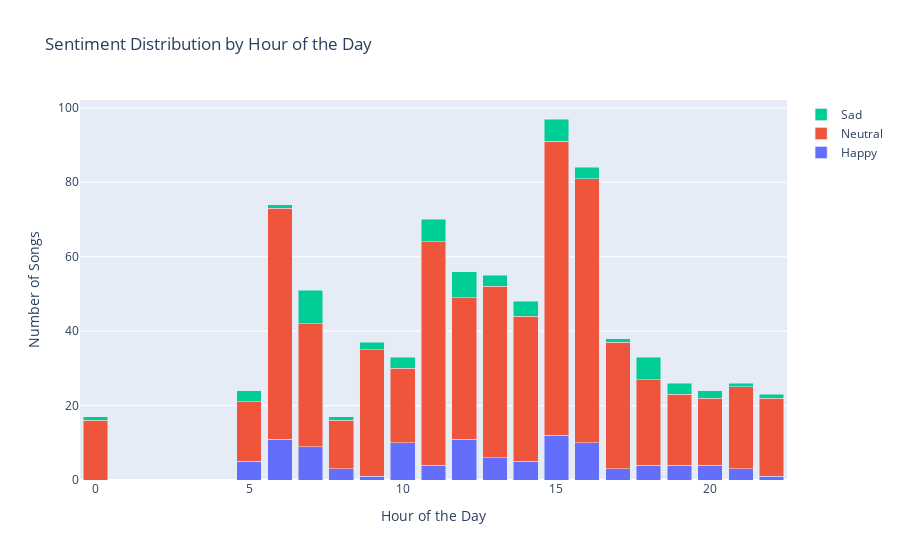

Source (notebook cell):
### Code cell
df_strm['endTime'] = pd.to_datetime(df_strm['endTime'])
df_strm['hour_of_day'] = df_strm['endTime'].dt.hour
sentiment_distribution = df_strm.groupby(['hour_of_day', 'sentiment']).size().unstack().fillna(0)
fig_bar = go.Figure()
for sentiment in sentiment_distribution.columns:
    fig_bar.add_trace(go.Bar(
        x=sentiment_distribution.index,
        y=sentiment_distribution[sentiment],
        name=sentiment
    ))

fig_bar.update_layout(
    title='Sentiment Distribution by Hour of the Day',
    xaxis=dict(title='Hour of the Day'),
    yaxis=dict(title='Number of Songs'),
    barmode='stack',
)
fig_bar.show()

### Figure 1 — Plotly figure (JSON) as saved in the notebook; plotly's stock layout.template omitted (floating-point values rounded to 4 significant figures)
{"data": [{"name": "Happy", "type": "bar", "x": [0, 5, 6, 7, 8, 9, 10, 11, 12, 13, 14, 15, 16, 17, 18, 19, 20, 21, 22], "y": [0, 5, 11, 9, 3, 1, 10, 4, 11, 6, 5, 12, 10, 3, 4, 4, 4, 3, 1]}, {"name": "Neutral", "type": "bar", "x": [0, 5, 6, 7, 8, 9, 10, 11, 12, 13, 14, 15, 16, 17, 18, 19, 20, 21, 22], "y": [16, 16, 62, 33, 13, 34, 20, 60, 38, 46, 39, 79, 71, 34, 23, 19, 18, 22, 21]}, {"name": "Sad", "type": "bar", "x": [0, 5, 6, 7, 8, 9, 10, 11, 12, 13, 14, 15, 16, 17, 18, 19, 20, 21, 22], "y": [1, 3, 1, 9, 1, 2, 3, 6, 7, 3, 4, 6, 3, 1, 6, 3, 2, 1, 1]}], "layout": {"barmode": "stack", "title": {"text": "Sentiment Distribution by Hour of the Day"}, "xaxis": {"title": {"text": "Hour of the Day"}}, "yaxis": {"title": {"text": "Number of Songs"}}}}
